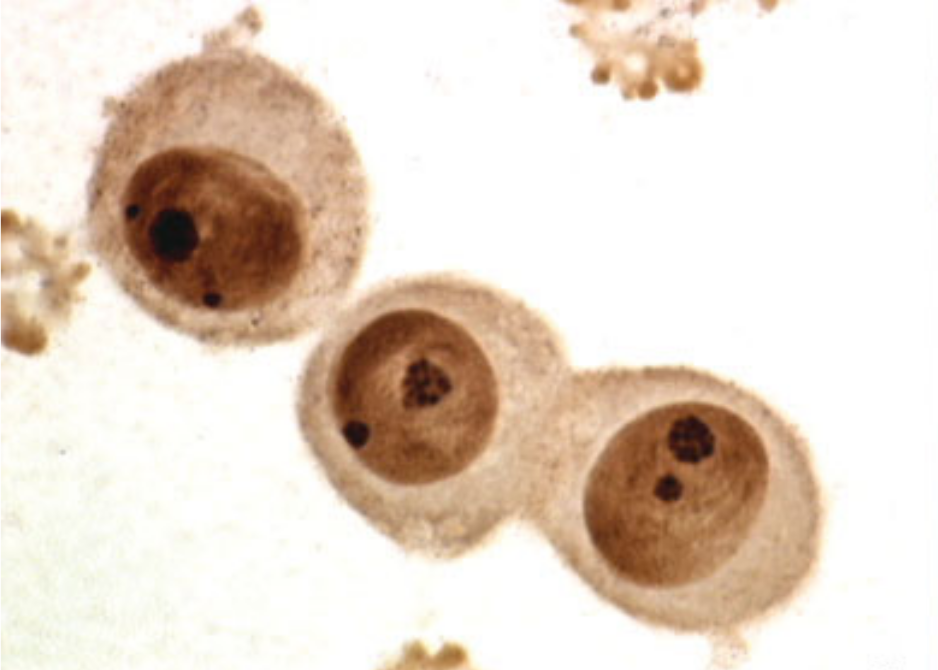
#> input picture data/AgNOR01a.png, 938 x 670 px
$ jupyter execute --allow-errors 'Custom Colormaps.ipynb'   (shell and % lines are left out)
#> lines starting #> are read from the running program, lines starting #| are printed output that depends on the picture
### Initializations

# Immunohistochemical staining colors separation

Color deconvolution consists of the separation of features by their colors.

In this example we separate the immunohistochemical (IHC) staining from the
hematoxylin counterstaining. The separation is achieved with the method
described in [1]_, known as "color deconvolution".

The IHC staining expression of the FHL2 protein is here revealed with
Diaminobenzidine (DAB) which gives a brown color.

.. [1] A. C. Ruifrok and D. A. Johnston, "Quantification of histochemical
       staining by color deconvolution.," Analytical and quantitative
       cytology and histology / the International Academy of Cytology [and]
       American Society of Cytology, vol. 23, no. 4, pp. 291-9, Aug. 2001.

[cell 1]
from matplotlib.colors import LinearSegmentedColormap

def grayscale_cmap(cmap):
    """Return a grayscale version of the given colormap"""
    cmap = plt.cm.get_cmap(cmap)
    colors = cmap(np.arange(cmap.N))

    # convert RGBA to perceived grayscale luminance
    # cf. http://alienryderflex.com/hsp.html
    RGB_weight = [0.299, 0.587, 0.114]
    luminance = np.sqrt(np.dot(colors[:, :3] ** 2, RGB_weight))
    colors[:, :3] = luminance[:, np.newaxis]

    return LinearSegmentedColormap.from_list(cmap.name + "_gray", colors, cmap.N)


def view_colormap(cmap,title=''):
    """Plot a colormap with its grayscale equivalent"""
    colors = cmap(np.arange(cmap.N))

    cmap = grayscale_cmap(cmap)
    grayscale = cmap(np.arange(cmap.N))

    fig, ax = plt.subplots(2, figsize=(6, 2),
                           subplot_kw=dict(xticks=[], yticks=[]))
    ax[0].set_title(title)
    ax[0].imshow([colors], extent=[0, 10, 0, 1])
    ax[1].imshow([grayscale], extent=[0, 10, 0, 1])

# Create an artificial color close to the original one
cmap_hema = LinearSegmentedColormap.from_list('mycmap', ['white', 'navy'])
cmap_dab = LinearSegmentedColormap.from_list('mycmap', ['white',
                                             'saddlebrown'])
cmap_eosin = LinearSegmentedColormap.from_list('mycmap', ['darkviolet',
                                               'white'])

#> (the rest of this cell did not finish here and is left out)

[cell 2]
import numpy as np
import cv2
import matplotlib.pyplot as plt
from PIL import Image

from skimage import data
from skimage.color import rgb2hed
import matplotlib
from matplotlib.colors import LinearSegmentedColormap


ihc_rgb = cv2.imread('../data/AgNOR01a.png')
#> ihc_rgb is the input picture: shape (670, 938, 3); mean B, G, R 202.7, 215.8, 230
ihc_rgb = ihc_rgb[:, :, ::-1]
# ihc_rgb = data.immunohistochemistry()
ihc_hed = rgb2hed(ihc_rgb)
#> ihc_hed: shape (670, 938, 3) float64; mean of channels 0, 1, 2 0.00209, 3.87e-05, 0.0328

fig, axes = plt.subplots(2, 2, figsize=(12, 12), sharex=True, sharey=True)
ax = axes.ravel()

ax[0].imshow(ihc_rgb)
ax[0].set_title("Original image")

ax[1].imshow(ihc_hed[:, :, 0], cmap=cmap_hema)
ax[1].set_title("Hematoxylin")

ax[2].imshow(ihc_hed[:, :, 1], cmap=cmap_eosin)
ax[2].set_title("Eosin")

ax[3].imshow(ihc_hed[:, :, 2], cmap=cmap_dab)
ax[3].set_title("DAB")

for a in ax.ravel():
    a.axis('off')

fig.tight_layout()
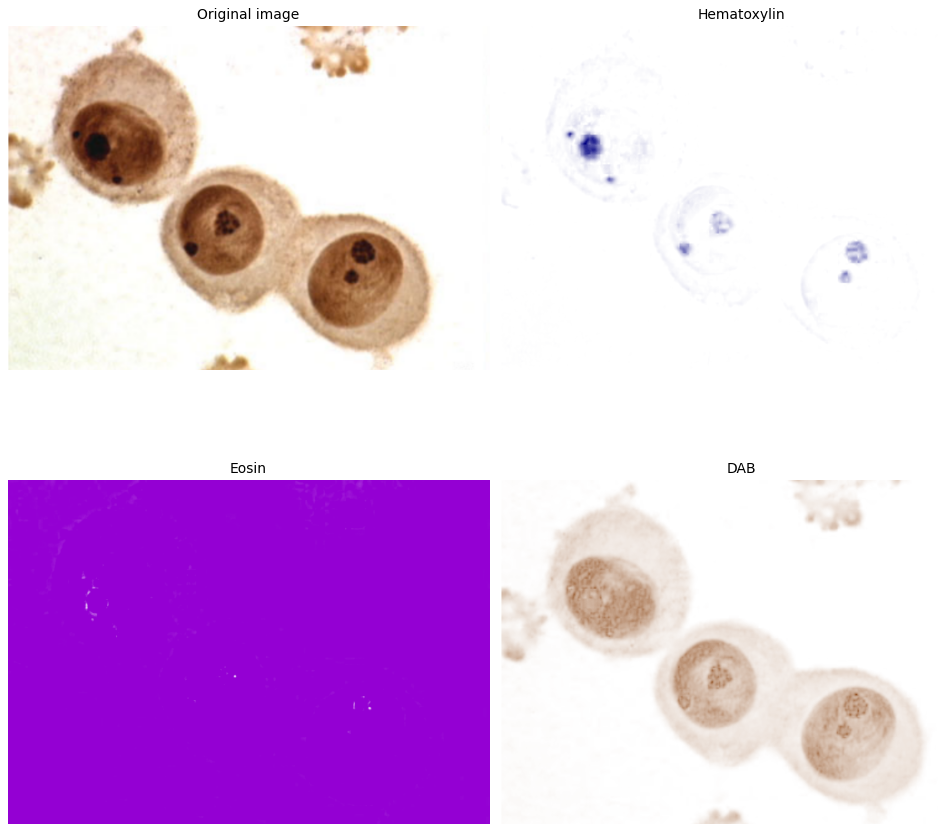
#> figure drawn by matplotlib, 4 panels

Now we can easily manipulate the hematoxylin and DAB "channels":

[cell 3]
import numpy as np
from skimage.exposure import rescale_intensity

matplotlib.rcParams['figure.figsize'] = [20,7]


# Rescale hematoxylin and DAB signals and give them a fluorescence look
h = rescale_intensity(ihc_hed[:, :, 0], out_range=(0, 1))
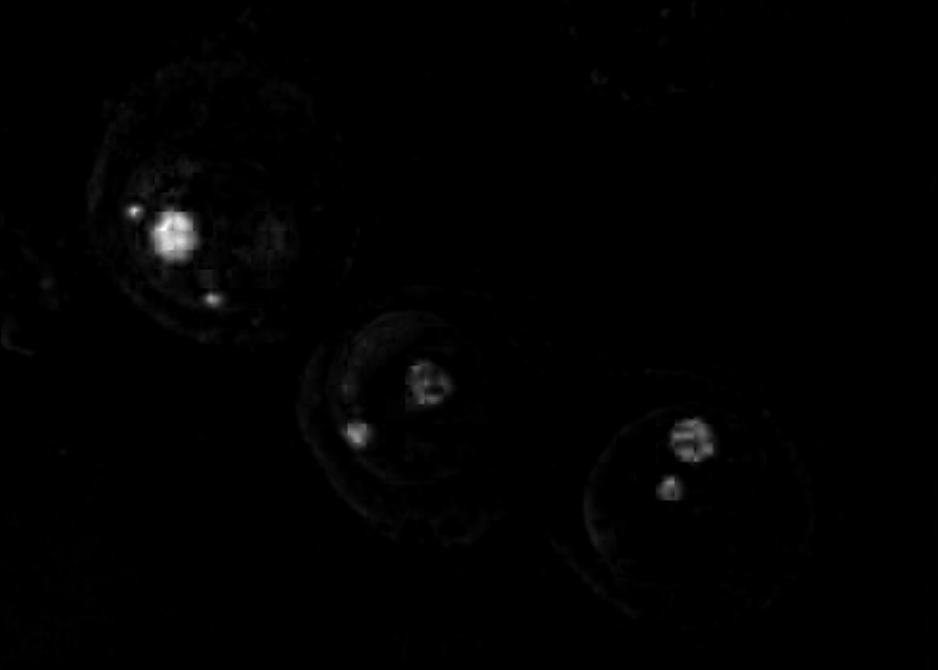
#> h: shape (670, 938) float64; min 0, max 1, mean 0.00677
d = rescale_intensity(ihc_hed[:, :, 2], out_range=(0, 1))
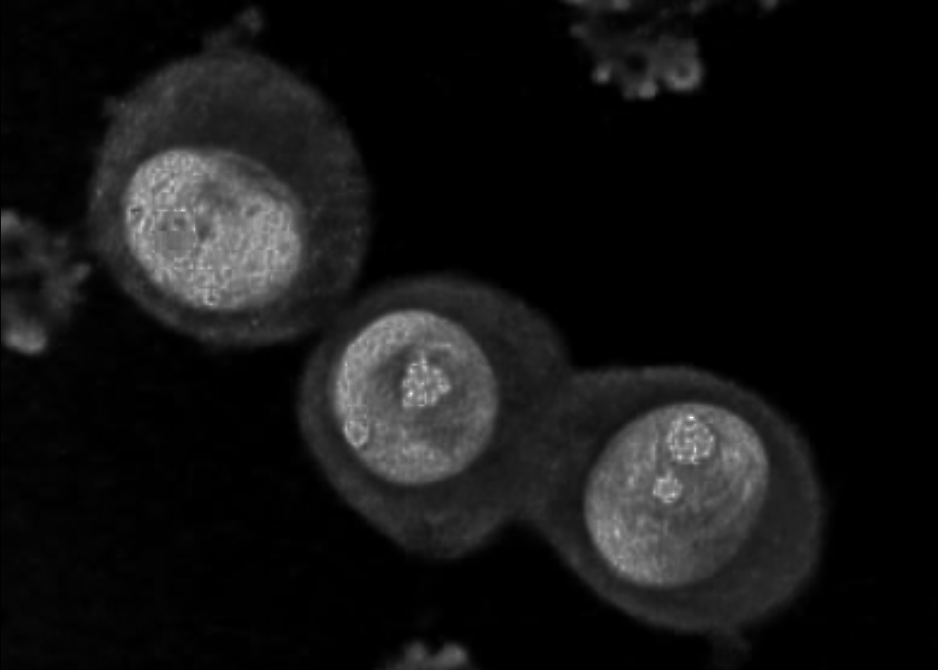
#> d: shape (670, 938) float64; min 0, max 1, mean 0.0814
zdh = np.dstack((np.zeros_like(h), d, h))
#> zdh: shape (670, 938, 3) float64; mean of channels 0, 1, 2 0, 0.0814, 0.00677


fig = plt.figure()
axis = plt.subplot(1, 1, 1, sharex=ax[0], sharey=ax[0])
axis.imshow(zdh)
axis.set_title("Stain separated image (rescaled)")
axis.axis('off')
plt.show()

$ run again, with data/AgNOR01b.png copied over data/AgNOR01a.png
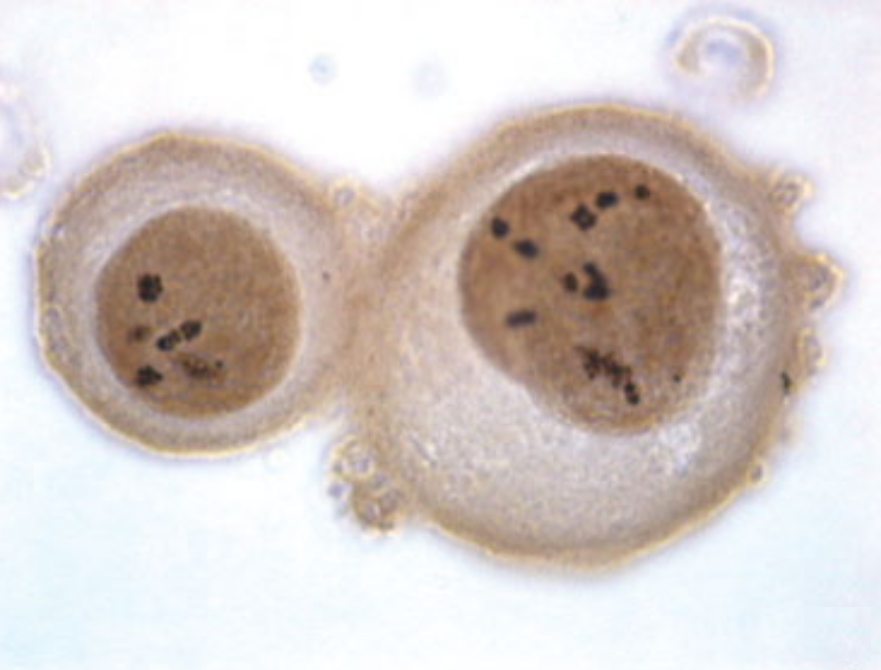
#> input picture data/AgNOR01b.png, 881 x 670 px
#> ihc_rgb is the input picture: shape (670, 881, 3); mean B, G, R 200.2, 203.5, 213
#> ihc_hed: shape (670, 881, 3) float64; mean of channels 0, 1, 2 0.0126, 5.18e-05, 0.0243
#> `[cell 2] import numpy as np import cv2 import matplotlib.pyplot as plt..`:
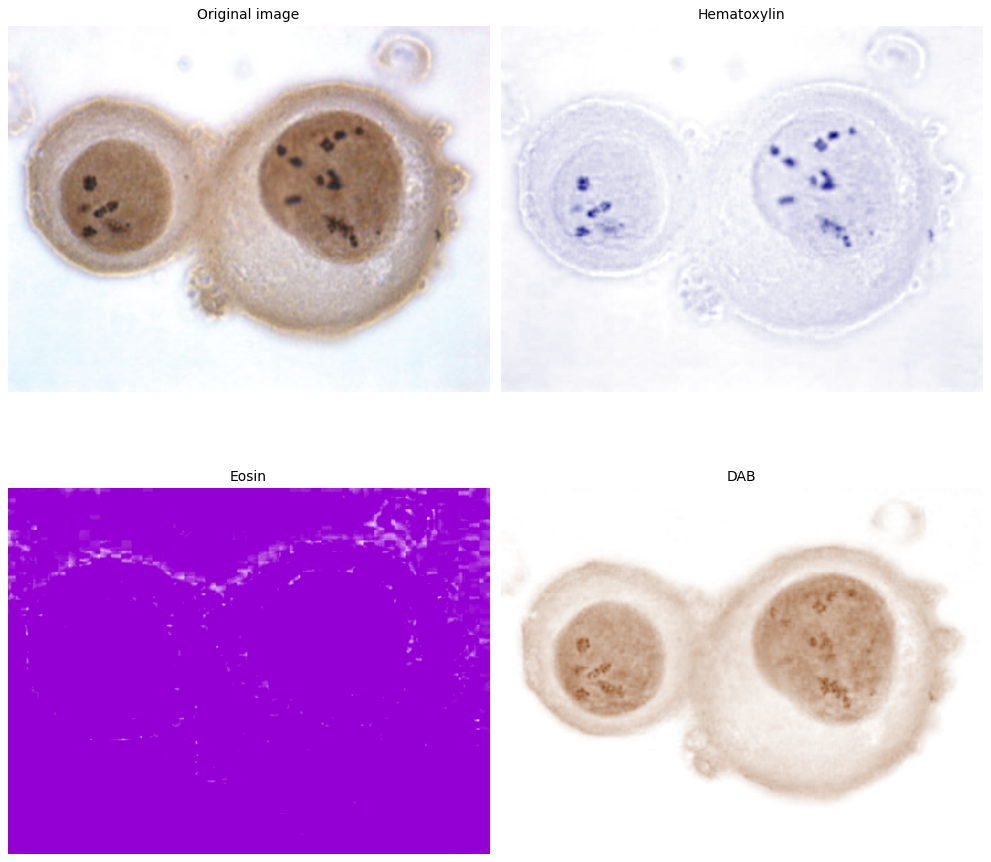
#> figure drawn by matplotlib, 4 panels
#> `d = rescale_intensity(ihc_hed[:, :, 2], out_range=(0, 1))`:
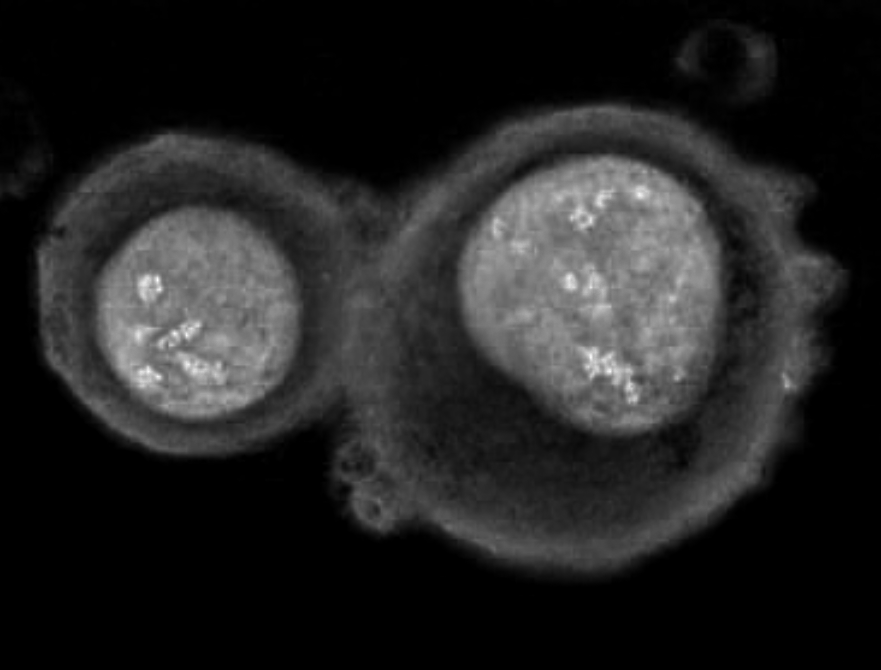
#> d: shape (670, 881) float64; min 0, max 1, mean 0.139
#> zdh: shape (670, 881, 3) float64; mean of channels 0, 1, 2 0, 0.139, 0.0756

$ run again, with data/dna-cytometry-20x.png copied over data/AgNOR01a.png
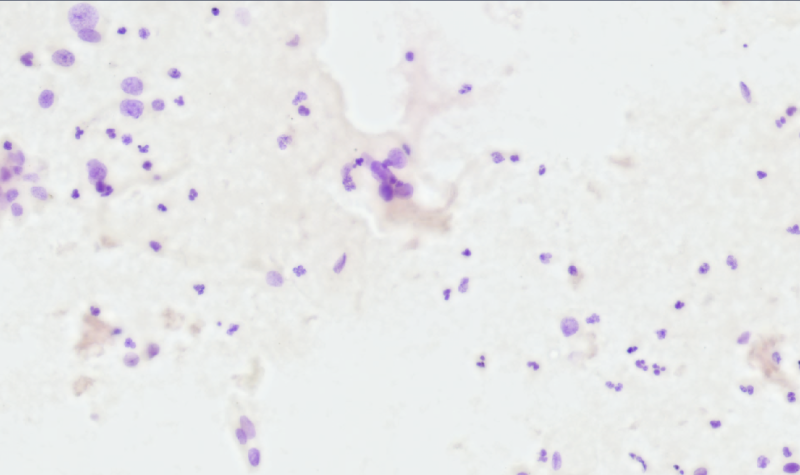
#> input picture data/dna-cytometry-20x.png, 1600 x 950 px (shown at 1/2 size)
#> ihc_rgb is the input picture: shape (950, 1600, 3); mean B, G, R 233.8, 233.2, 232.9
#> ihc_hed: shape (950, 1600, 3) float64; mean of channels 0, 1, 2 0.0083, 0.000357, 0.00538
#> `[cell 2] import numpy as np import cv2 import matplotlib.pyplot as plt..`:
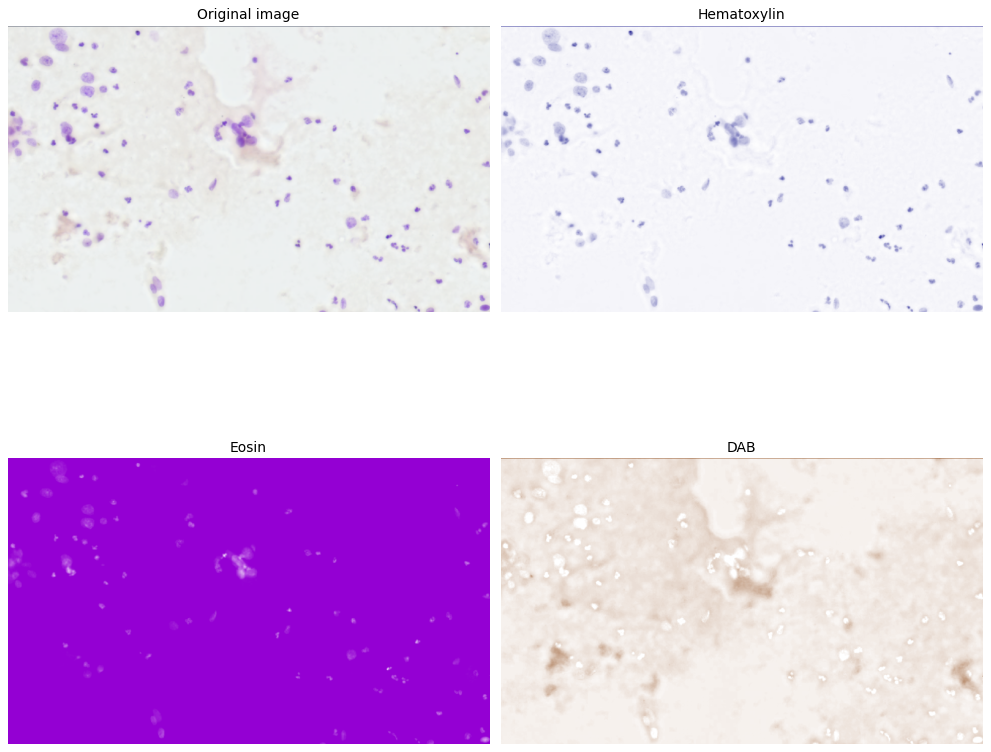
#> figure drawn by matplotlib, 4 panels
#> `d = rescale_intensity(ihc_hed[:, :, 2], out_range=(0, 1))`:
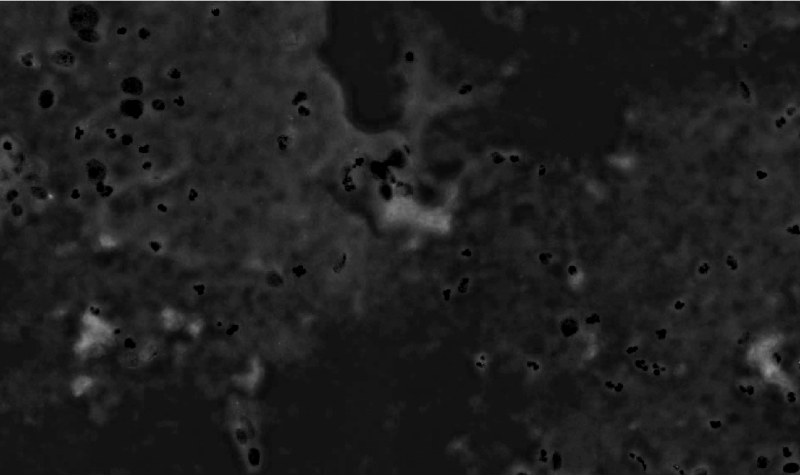
#> d: shape (950, 1600) float64 (shown at 1/2 size); min 0, max 1, mean 0.121
#> zdh: shape (950, 1600, 3) float64; mean of channels 0, 1, 2 0, 0.121, 0.0511

$ run again, with data/dna-cytometry-40x.png copied over data/AgNOR01a.png
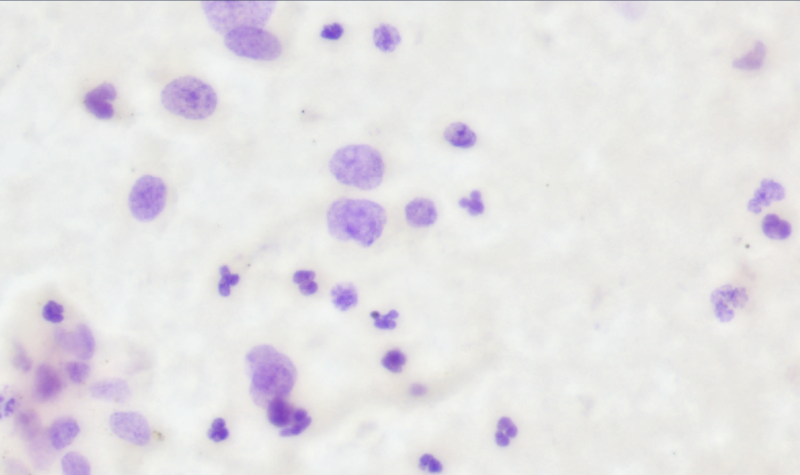
#> input picture data/dna-cytometry-40x.png, 1600 x 950 px (shown at 1/2 size)
#> ihc_rgb is the input picture: shape (950, 1600, 3); mean B, G, R 230.1, 227.1, 229.4
#> ihc_hed: shape (950, 1600, 3) float64; mean of channels 0, 1, 2 0.00966, 0.000865, 0.0063
#> `h = rescale_intensity(ihc_hed[:, :, 0], out_range=(0, 1))`:
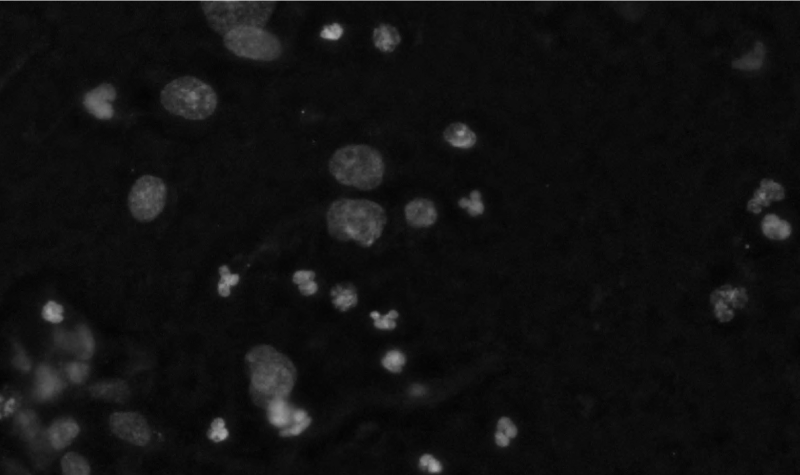
#> h: shape (950, 1600) float64 (shown at 1/2 size); min 0, max 1, mean 0.0676
#> `d = rescale_intensity(ihc_hed[:, :, 2], out_range=(0, 1))`:
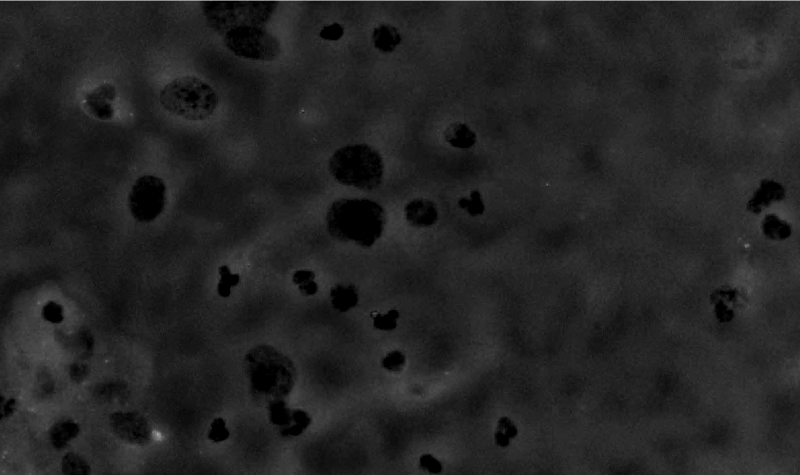
#> d: shape (950, 1600) float64 (shown at 1/2 size); min 0, max 1, mean 0.141
#> zdh: shape (950, 1600, 3) float64; mean of channels 0, 1, 2 0, 0.141, 0.0676
